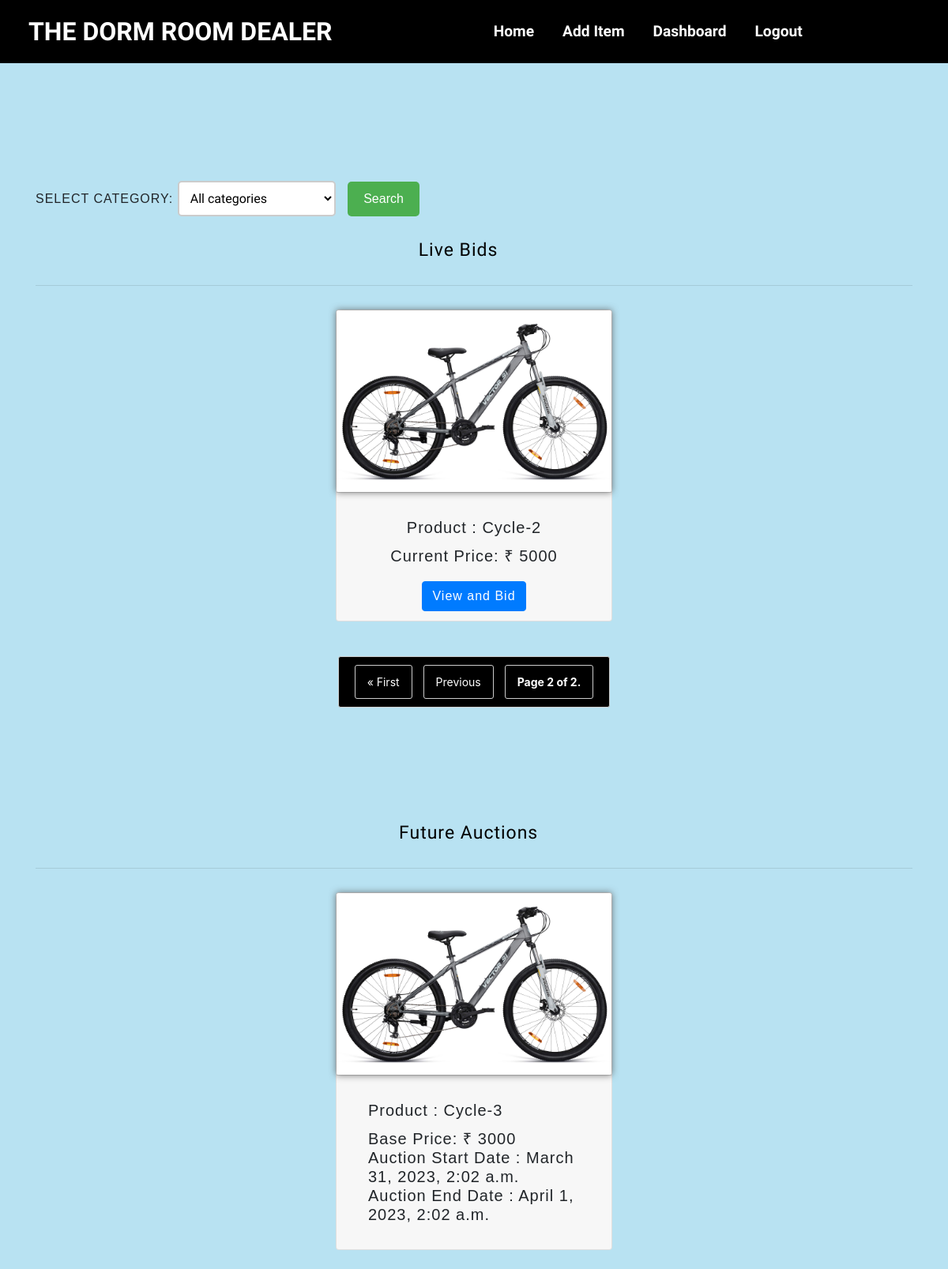
Screenshot of /home?page=2 (signed in) with the database file from the repository.
### items/models.py (models this page shows)
class Item(models.Model):
    name=models.CharField(max_length=25)
    profile=models.ImageField(upload_to='pics')
    img1=models.ImageField(upload_to='pics' ,null=True )
    img2=models.ImageField(upload_to='pics' ,null=True )
    img3=models.ImageField(upload_to='pics' ,null=True )
    img4=models.ImageField(upload_to='pics' ,null=True )
    short_description=models.CharField(max_length=50)
    long_description=models.TextField()
    basePrice=models.IntegerField()
    currentPrice=models.IntegerField()
    tag=models.CharField(max_length=25)
    status=models.CharField(null=True,max_length=25)
    sold=models.CharField(max_length=10,default="unsold")
    ownermail = models.EmailField(unique=False)
    start_date = models.DateTimeField(null = False, default=datetime.now)
    end_date = models.DateTimeField(null=False, default=datetime.now)
    highest_bidder=models.IntegerField(null=True)
    sendwinmail = models.CharField(max_length=7,default="notSent")

### accounts/views.py (the view)
# urls.py: 2. Add a URL to urlpatterns:  path('', views.home, name='home')
@login_required(login_url='login')
def home(request):
    if request.method == "POST":
        category = request.POST.get('category')
    else:
        category = "All categories"
    items = Item.objects.all()
    today = timezone.now()
    for i in items:
        i.start_date = i.start_date or today
        i.end_date = i.end_date or today + datetime.timedelta(days=1)
        if(today < i.start_date):
            i.status = "future"
        elif (i.start_date <= today < i.end_date and i.status != "past"):
            i.status = "live"
        else:
            i.status = "past"
        i.save()
    productStatus(request)
    sendMail(request)
    if category != "All categories" and category != None:
        items = Item.objects.filter(status="live").filter(tag=category)
    else:
        items = Item.objects.filter(status="live")
    paginator = Paginator(items, 6) # Show 6 products per page.
    page_number = request.GET.get('page')
    page_obj = paginator.get_page(page_number)
    itemsfuture = Item.objects.filter(status="future")
    return render(request,"home.html",{'page_obj': page_obj, 'items': itemsfuture})

### accounts/views.py (called while the page is built, shortened)
@login_required(login_url='login')
def productStatus(request):
    item = Item.objects.all()
    for i in item:
        try:
            highest_bidder = i.highest_bidder
            if highest_bidder is not None and i.status == "live":
                i.sold = "Bidded"
                i.save()
            elif highest_bidder is not None and i.status == "past":
                i.sold = "Sold"
                i.save()
            elif i.status == "future":
                i.sold = "Yet to be auctioned"
                i.save()
            else:
                i.sold = "Unsold"
                i.save()
        except:
            pass

@login_required(login_url='login')
def sendMail(request):
    now = timezone.now()
    item = Item.objects.filter(end_date = now ).filter(sold="sold").filter(sendwinmail="notSent")

### templates/home.html (shortened to what this page needs)
{% extends 'base.html' %}
{% block content %}
<div class="container">
    <form method="POST" action="{% url 'home' %}">
        <label for="category">SELECT CATEGORY:</label>
        <select name="category" id="category">
            <option value="All categories">All categories</option>
        </select>
        <button type="submit">Search</button>
    </form>
    <h2 class="text-center my-4">Live Bids</h2>
    <hr>
    <div class="row justify-content-center">
        {% for i in page_obj %}
        <div class="col-md-4 mb-4">
            <div class="card">
                <img class="card-img-top" src="{{ i.profile.url }}" alt="{{ i.name }}">
                <div class="card-footer text-center">
                    <div class="card-body">
                        <h5 class="card-title">Product : {{ i.name }}</h5>
                        <h5 class="mb-0">Current Price: ₹ {{ i.currentPrice }}</h5>
                    </div>
                    <a href="items/biditem?id={{ i.id }}" class="btn btn-primary">View and Bid</a>
                </div>
            </div>
        </div>
        {% endfor %}
    </div>
</div>
<div class="pagination">
    <span class="step-links">
        {% if page_obj.has_previous %}
            <a href="?page=1">&laquo; First</a>
            <a href="?page={{ page_obj.previous_page_number }}">Previous</a>
        {% endif %}
        <span class="current">
            Page {{ page_obj.number }} of {{ page_obj.paginator.num_pages }}.
        </span>
    </span>
</div>
<div class="container">
    <h2 class="text-center my-4">Future Auctions</h2>
    <hr></hr>
    <div class="row justify-content-center">
        {% for i in items %}
            <div class="col-md-4 mb-4">
                <div class="card">
                    <img class="card-img-top" src="{{ i.profile.url }}" alt="{{ i.name }}">
                    <div class="card-footer">
                        <div class="card-body">
                            <h5 class="card-title">Product : {{ i.name }}</h5>
                            <h5 class="mb-0">Base Price: ₹ {{ i.basePrice }}</h5>
                            <h5 class="mb-0">Auction Start Date : {{i.start_date}}</h5>
                            <h5 class="mb-0">Auction End Date : {{i.end_date}}</h5>
                        </div>
                    </div>
                </div>
            </div>
        {% endfor %}
    </div>
</div>
{% endblock %}

### static/css/nav.css (style rules this page uses)
body { margin: 0; padding: 0; }
.container { width: 100%; margin-top: 140px; font-family: sans-serif ; letter-spacing: 1px; }
.container h2 { text-align: center; margin: 0 auto; display: block; color: black; width: 200px; font-size: 23px; font-family: 'Barlow Semi Condensed', sans-serif; top: 35px; padding: 5px; height: 39px; }
.container h2:after { content: ''; border-right: 40px solid transparent; position: relative; left: 68px; top:33px; }
.row { margin-top: 30px; }
img { width: 230px; height: 230px; border-radius: 3px; box-shadow: 0 0px 8px 1px rgba(87, 87, 87, 0.719); }

### templates/home.html (style rules this page uses)
body { background-color: #B8E2F2; }
select { font-family: 'Barlow Semi Condensed', sans-serif; font-size: 16px; padding: 10px; border: 2px solid #ccc; border-radius: 5px; background-color: #fff; width: 200px; margin-right: 10px; }
label { font-family: Arial, sans-serif; font-size: 16px; }
button { background-color: #4CAF50; border: none; color: white; padding: 10px 20px; text-align: center; text-decoration: none; display: inline-block; font-size: 16px; margin-top: 10px; cursor: pointer; border-radius: 5px; }
.pagination { display: flex; justify-content: center; align-items: center; margin-top: 20px; background-color: transparent; overflow-x: scroll; width: 100%; }
.pagination a, .pagination span { display: inline-block; padding: 10px 15px; margin: 0 5px; border: 1px solid #ccc; border-radius: 3px; font-size: 14px; text-align: center; color: white; text-decoration: none; background-color: black; }
.pagination .current { font-weight: bold; }

### rows the page displays
Item: profile (picture), name "Cycle-2", currentPrice "5000"
Item: profile (picture), name "Cycle-3", basePrice "3000", start_date "March 31, 2023, 2:02 a.m.", end_date "April 1, 2023, 2:02 a.m."

### other values shown
{{ page_obj.number }} "2"
{{ page_obj.paginator.num_pages }} "2"
